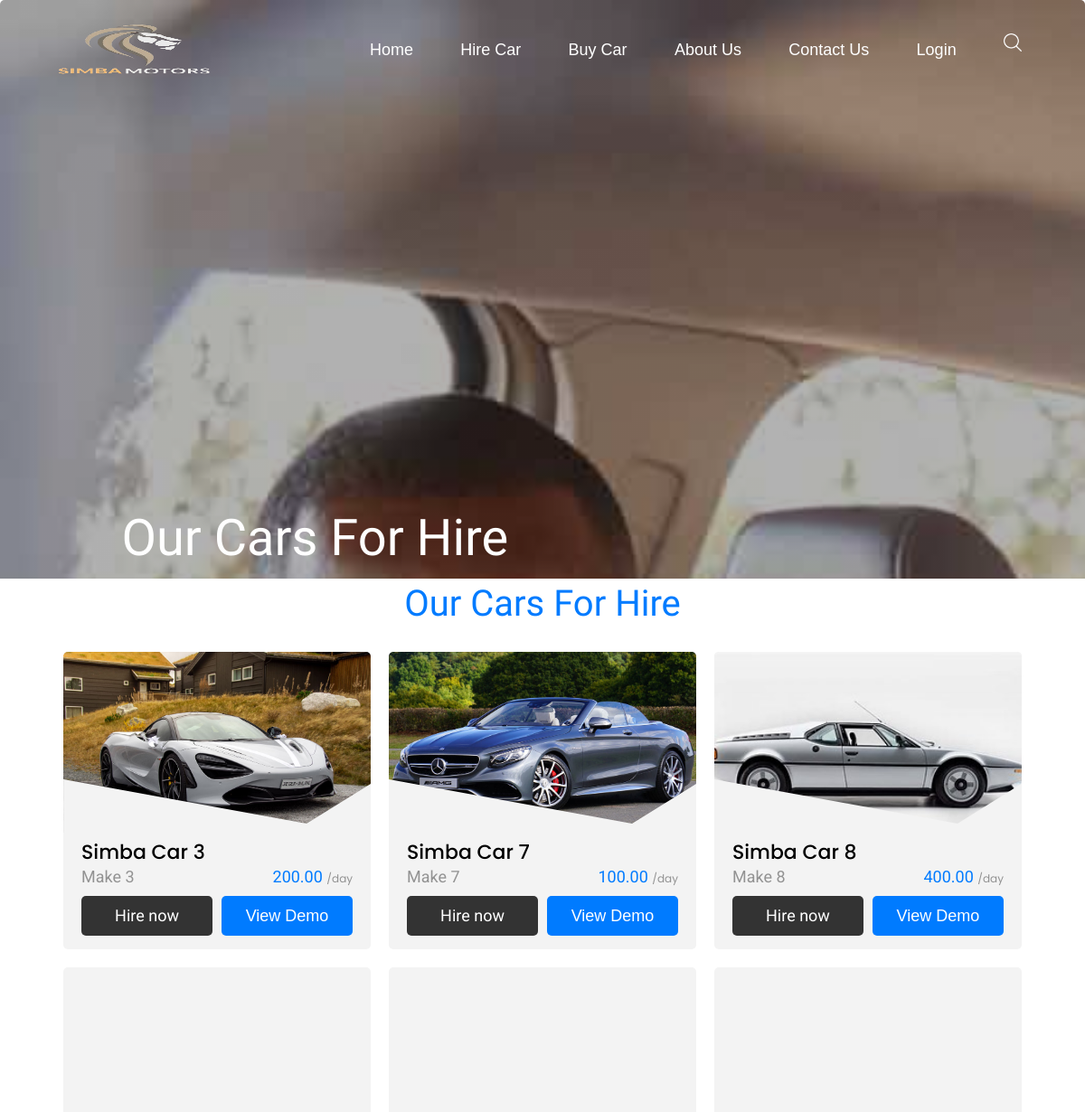
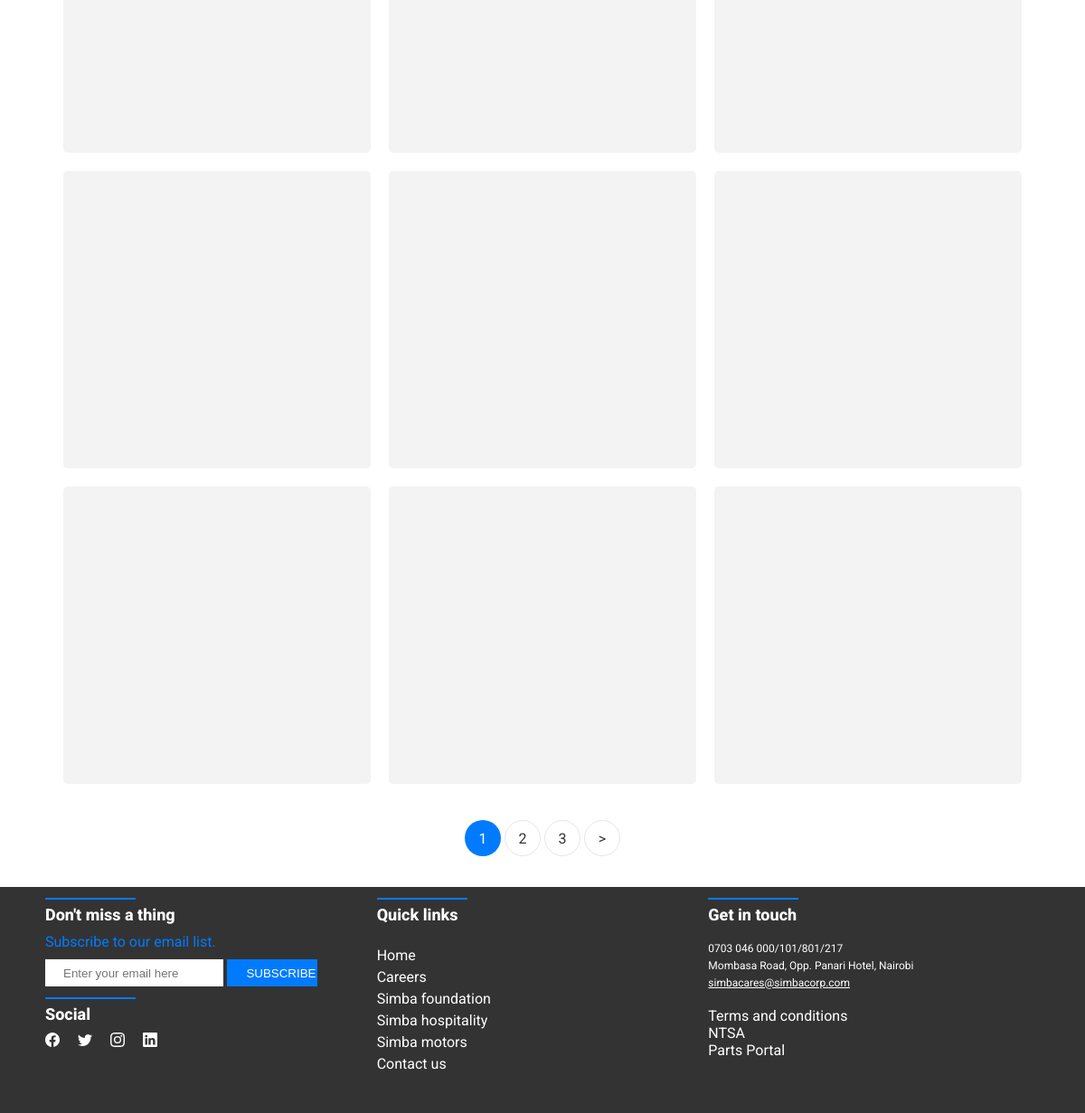
Page /hire on the committed database (2 pictures, top to bottom).
### tables this page shows
CREATE TABLE `cars` (
  `CarID` int(11) NOT NULL,
  `CategoryID` int(11) DEFAULT NULL,
  `Make` varchar(50) DEFAULT NULL,
  `Model` varchar(50) DEFAULT NULL,
  `Type` varchar(11) DEFAULT NULL,
  `Price` decimal(10,2) DEFAULT NULL,
  `Image_name` varchar(255) NOT NULL,
  `video_name` varchar(255) NOT NULL
);

### views/hire.php (the view, shortened to what this page needs)
<?php
include "views/partials/header.php"
?>
<section class="car-container">
    <div class="title">
        <h1 class="cars-title">Our Cars For Hire</h1>
    </div>
    <div class="row">
        <?php
        $carsPerPage = 12;
        $page = isset($_GET['page']) ? intval($_GET['page']) : 1;
        $offset = ($page - 1) * $carsPerPage;
        $type = "hire";
        $stmt = $pdo->prepare("SELECT * FROM cars WHERE type = :type LIMIT :limit OFFSET :offset");
        $stmt->bindValue(":type", $type);
        $stmt->bindValue(":limit", $carsPerPage, PDO::PARAM_INT);
        $stmt->bindValue(":offset", $offset, PDO::PARAM_INT);
        $stmt->execute();
        while ($row = $stmt->fetch(PDO::FETCH_ASSOC)) {
        ?>
            <div class="car-card">
                <div class="car-wrap">
                    <div class="car-image">
                        <img src="../images/carsImages/<?php echo $row['Image_name']; ?>" alt="">
                    </div>
                    <div class="text">
                        <h2><a href="#"><?php echo $row['Make']; ?></a></h2>
                        <div class="car-text-d-flex">
                            <span class="cat"><?php echo $row['Model']; ?></span>
                            <p class="price"><?php echo $row['Price']; ?> <span>/day</span></p>
                        </div>
                        <p class="car-button-d-flex">
                            <?php if (isset($_SESSION['currentUser'])) : ?>
                                <a class="openCheckBox" data-product-id="<?php echo $row['CarID']; ?>" data-car-cost="<?php echo $row['Price']; ?>" data-action="hire">Hire now</a>
                            <?php else : ?>
                                <a class="" href="/login">Hire now</a>
                            <?php endif; ?>
                            <button class="view-demo-btn">View Demo</button>
                        </p>
                    </div>
                </div>
            </div>
        <?php
        }
        ?>
    </div>
    <?php
    $totalCarsStmt = $pdo->prepare("SELECT COUNT(*) AS totalCars FROM cars WHERE type = :type");
    $totalCarsStmt->bindValue(":type", $type);
    $totalCarsStmt->execute();
    $totalCarsResult = $totalCarsStmt->fetch(PDO::FETCH_ASSOC);
    $totalCars = $totalCarsResult['totalCars'];
    $totalPages = ceil($totalCars / $carsPerPage);
    ?>
    <div class="pagination-row">
        <div class="col text-center">
            <div class="block-27">
                <ul>
                    <?php for ($i = 1; $i <= $totalPages; $i++) : ?>
                        <li <?php if ($i === $page) echo 'class="active"'; ?>><a href="?page=<?php echo $i; ?>"><?php echo $i; ?></a></li>
                    <?php endfor; ?>
                    <?php if ($page < $totalPages) : ?>
                        <li><a href="?page=<?php echo ($page + 1); ?>">&gt;</a></li>
                    <?php endif; ?>
                </ul>
            </div>
        </div>
    </div>
</section>
<?php
include_once "views/partials/footer.php"
?>

### index.php
<?php
$routes = [
    "" => "views/home.php",
    "/" => "views/home.php",
    "/buy" => "views/buy.php",
    "/home" => "views/home.php",
    "/hire" => "views/hire.php",
    "/index" => "views/home.php",
    "/login" => "views/login.php",
    "/about" => "views/about.php",
    "/search" => "views/search.php",
    "/index.php" => "views/home.php",
    "/contact" => "views/contact.php",
    "/logout" => "php/config/logout.php"
];
$request_url = $_SERVER["REQUEST_URI"];
$request_url = strtok($request_url, "?");
$request_url = rtrim($request_url, "/");
if (array_key_exists($request_url, $routes)) {
    include_once $routes[$request_url];
} else {
    include_once "views/404.php";
}

### views/partials/header.php (shortened to what this page needs)
<!DOCTYPE html>
<html lang="en">
<head>
    <link rel="stylesheet" href="https://unpkg.com/swiper/swiper-bundle.min.css">
    <link rel="stylesheet" href="../css/styles.css">
    <link rel="stylesheet" href="../css/about.css">
</head>
<body>
    <div class="upper home-upper not-found-upper login-upper hire-upper buy-upper contact-upper about-upper">
        <div class="navbar-container">
            <div class="logo-container">
                <div class="custom-logo">
                    <a href="/"><img src="../images/siteImages/logo.png" alt="Logo"></a>
                </div>
            </div>
            <nav class="navbar">
                <ul class="nav-d-flex">
                    <li class="nav-item"><a href="/" class="nav-link">Home</a></li>
                    <li class="nav-item"><a href="/hire" class="nav-link">Hire Car</a></li>
                    <li class="nav-item"><a href="/buy" class="nav-link">Buy Car</a></li>
                    <li class="nav-item"><a href="/about" class="nav-link">About Us</a></li>
                    <li class="nav-item"><a href="/contact" class="nav-link">Contact Us</a></li>
                    <?php
                    if (isset($_SESSION["currentUser"])) {
                        echo '<li class="nav-item"><a href="/logout" class="nav-link">Logout</a></li>';
                    } else {
                        echo '<li class="nav-item"><a href="/login" class="nav-link">Login</a></li>';
                    }
                    ?>
                </ul>
            </nav>
            <div class="nav-search" id="openSearchOverlay">
                <button><img src="../images/siteImages/search.png" alt=""></button>
            </div>
        </div>
        <div class="bottom-section">
            <h1 class="h1top"></h1>
        </div>
    </div>

### views/partials/footer.php (shortened to what this page needs)
<footer class="footer">
    <div class="footer-content">
        <div class="footer-content-left">
            <p class="intouch">Don't miss a thing</p>
            <span>Subscribe to our email list.</span>
            <form action="" method="post">
                <input class="input-control" type="text" placeholder="Enter your email here" required>
                <input class="submit-button" type="submit" value="SUBSCRIBE">
            </form>
            <p class="social-links-title">Social</p>
            <ul class="footer-icons">
                <li>
                    <a class="icon" href="#">
                    </a>
                </li>
                <li>
                    <a class="icon" href="#">
                    </a>
                </li>
                <li>
                    <a class="icon" href="#">
                    </a>
                </li>
                <li>
                    <a class="icon" href="#">
                    </a>
                </li>
            </ul>
        </div>
        <div class="footer-content-center">
            <p class="links-title">Quick links</p>
            <ul class="footer-links">
                <li><a class="underline-effect" href="#">Home</a></li>
                <li><a class="underline-effect" href="#">Careers</a></li>
                <li><a class="underline-effect" href="#">Simba foundation</a></li>
                <li><a class="underline-effect" href="#">Simba hospitality</a></li>
                <li><a class="underline-effect" href="#">Simba motors</a></li>
                <li><a class="underline-effect" href="#">Contact us</a></li>
            </ul>
        </div>
        <div class="footer-content-right">
            <p class="links-title">Get in touch</p>
            <p class="footer-contact">0703 046 000/101/801/217</p>
            <p class="footer-contact">Mombasa Road, Opp. Panari Hotel, Nairobi</p>
            <p class="footer-contact"><a class="email" href="#">simbacares@simbacorp.com</a></p>
            <ul class="port">
                <li><a class="underline-effect" href="#">Terms and conditions</a></li>
                <li><a class="underline-effect" href="#">NTSA</a></li>
                <li><a class="underline-effect" href="#">Parts Portal</a></li>
            </ul>
        </div>
    </div>
</footer>
</body>
</html>

### css/about.css (style rules this page uses)
* { box-sizing: border-box; overflow-wrap: break-word; margin: 0; }
h1, h2, h3, h4, h5, h6 { font-family: 'Dosis'; }

### views/hire.php (style rules this page uses)
.hire-upper { background: linear-gradient(rgba(0, 0, 0, 0.3), rgba(0, 0, 0, 0.3)), url("../images/siteImages/hire.jpg"); background-repeat: no-repeat; background-size: cover; background-attachment: fixed; }

### rows in the picture
cars: Image_name (picture), Make "Simba Car 3", Model "Make 3", Price "200.00", shows "Hire now"
cars: Image_name (picture), Make "Simba Car 7", Model "Make 7", Price "100.00", shows "Hire now"
cars: Image_name (picture), Make "Simba Car 8", Model "Make 8", Price "400.00", shows "Hire now"
